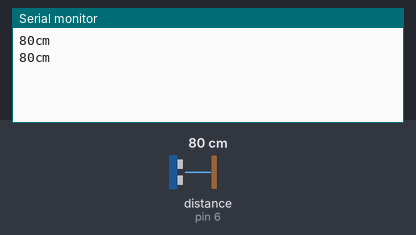
This sketch was run on a simulated Arduino Mega 2560, built with avr-gcc and run on an emulated ATmega2560. Parts: the last lines printed to the serial monitor. Wiring (inferred from the names in the program): ultrasonic range finder: trigger pin 5; echo pin 6. Inputs (shaded band) come from the test bench; at power-on: distance to the obstacle (sensor on pin 6) 80 cm. The echo pulse lasts 58.3 µs per cm.

Above: at 1.8 s.
1.9 s: distance to the obstacle (sensor on pin 6) set to 2 cm
At 2.8 s:
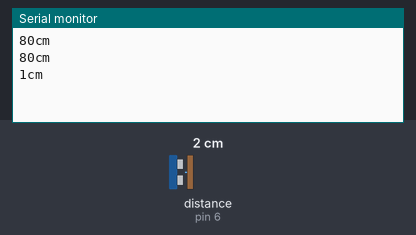
3.4 s: distance to the obstacle (sensor on pin 6) set to 4 cm
At 4.6 s:
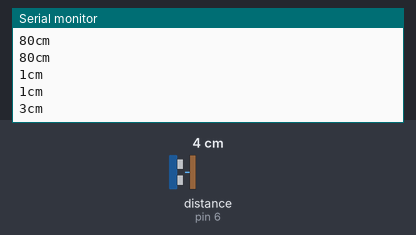
Timing chart, 0 to 6.4 s (numbered marks = the images above; inputs shaded):
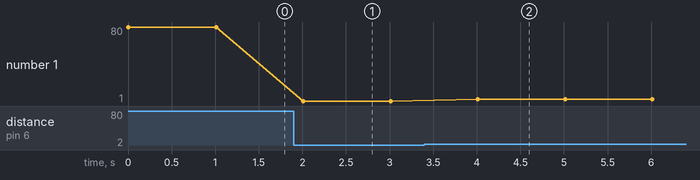

Measured:
- after the input at 1.9 s, the serial monitor: prints a new line after 0.11 s (image 1)
- after the input at 3.4 s, the serial monitor: prints a new line after 0.61 s (image 2)
- plotted number 1: 80 → 1 after the input at 1.9 s, 1 → 3 after the input at 3.4 s

The sketch:

ARDUINO_HC_SR_04.ino
```cpp
//Function: This procedure applies in the using ARDUINO MEGA 2560 drive ultrasonic module HC-SR-04.Measure distances with a serial show
//Time: August 16, 2012
int TrigPin = 5;
int EchoPin = 6;
void setup()
{
  Serial.begin(9600);
  pinMode(TrigPin,OUTPUT);
  pinMode(EchoPin,INPUT);
}
void loop()
{
  int distance,duration;

  digitalWrite(TrigPin,HIGH);//TrigPin prepare high of more than 10us
  delayMicroseconds(11);
  digitalWrite(TrigPin,LOW);

  duration = pulseIn(EchoPin, HIGH);//EchoPin received high start counting until the receiver to the low,return to the count valu
  duration = duration/29/2;//Calculating the distance  cm
                           // The speed of sound is 340 m/s or 29 microseconds per centimeter.

  Serial.print(duration);//Serial display distance
  Serial.print("cm");
  Serial.println();
  delay(1000);
}
```
